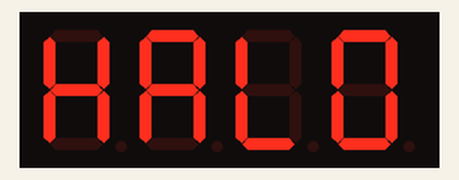
Bench run of a sketch on a simulated Arduino Nano, built with avr-gcc and run on an emulated ATmega328P. Parts: 4-digit seven-segment display.

Above: at 0.1 s.
At 2.55 s:
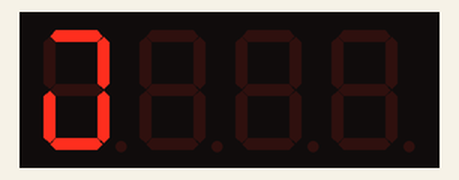
At 3.35 s:
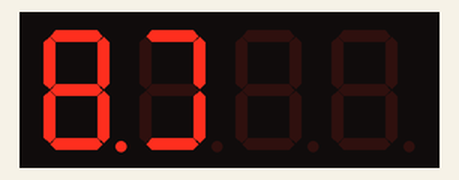
At 4.06 s:
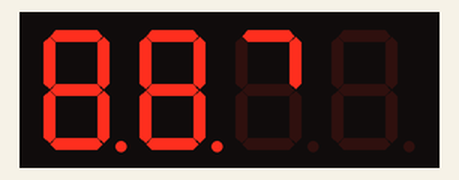
At 5.6 s:
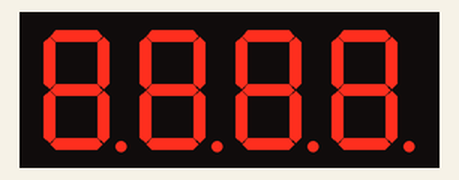
At 18.52 s:
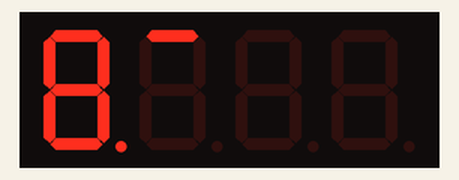

Measured:
- by itself, everything shown: repeats every 15.5 s, in 33 steps
- what the display in image 4 shows lasts 12.0 s, from 5.5 s to 17.5 s

The sketch:

TM1650_setSegments.ino
```cpp
/*
  TM16xx setSegments example to test all segments of a TM16xx display.

  This example is for testing the basic setSegments function of the TM16xx library.
  That function should work for each supported TM16xx chip, but the number of segments
  supported is different per chip:
     Type    segments x digits     buttons       interface
     TM1637  8 x 6 (common anode)  8 x 2 single  DIO/CLK
     TM1638  10 x 8                8 x 3 multi   DIO/CLK/STB
     TM1640  8 x 16                n/a           DIN/CLK
     TM1650  8 x 4                 7x4           DIO/CLK (SDA/SCK?)
     TM1668  10 x 7 - 13 x 4       10 x 2 multi  DIO/CLK/STB
  For setting more than 8 segments the similar function setSegments16 can be used.

  It was tested on Arduino Nano (old bootloader) in Arduino IDE 1.8.2. (TM1638: 4944B flash, 292B RAM, TM1650: 5434B flash, 286B RAM)
  It was tested on ATTiny44A (ATtinyCore/LTO enabled) in Arduino IDE 1.8.2. (TM1640: 2738B flash, 107B RAM)

  Made by Maxint-RD MMOLE 2018. see GitHub.com/maxint-rd/TM16xx
*/

#include <TM1650.h>
TM1650 module(A4, A5);  // SDA=A4, SCL=A5


void setup()
{
  module.setDisplayToString("HALO");
  delay(1000);

  module.clearDisplay();
  module.setDisplayToString("HALO1234", 0xF0);
  delay(1000);
}

void loop()
{
  module.clearDisplay();
  for(byte nPos=0; nPos<16; nPos++)     // 16 positions (columns) on TM1640, most others have less
  {
    for(int nVal=0; nVal<=0xFF; nVal=nVal*2+1)     // max 8 segments on TM1638QYF module.
    {
      module.setSegments(nVal, nPos);   // note: you can use setSegments16() when module class supports > 8 segments (TM1638, TM1668)
      delay(100);
    }
  }
  delay(1000);
}
```
